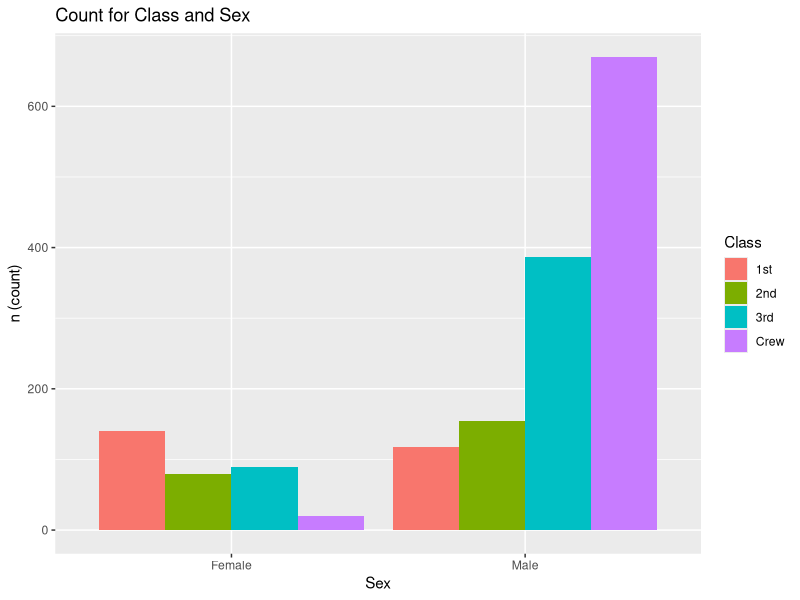
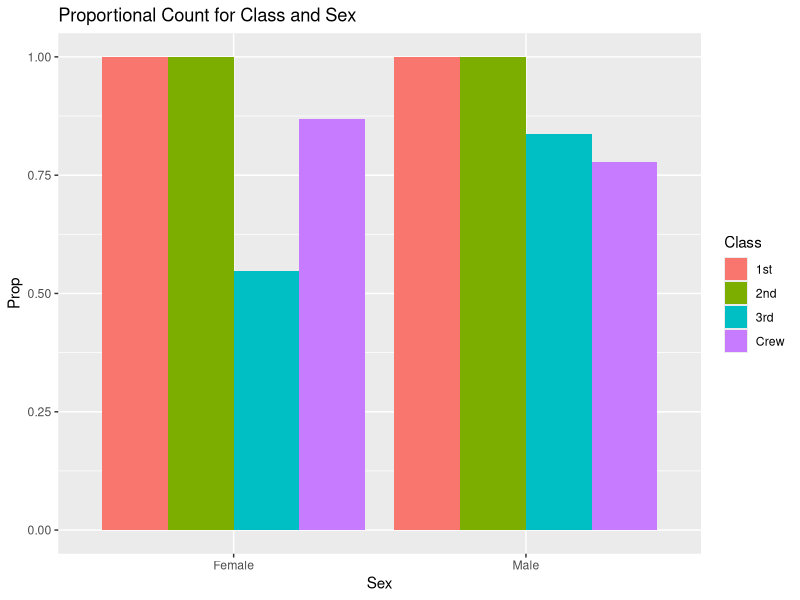
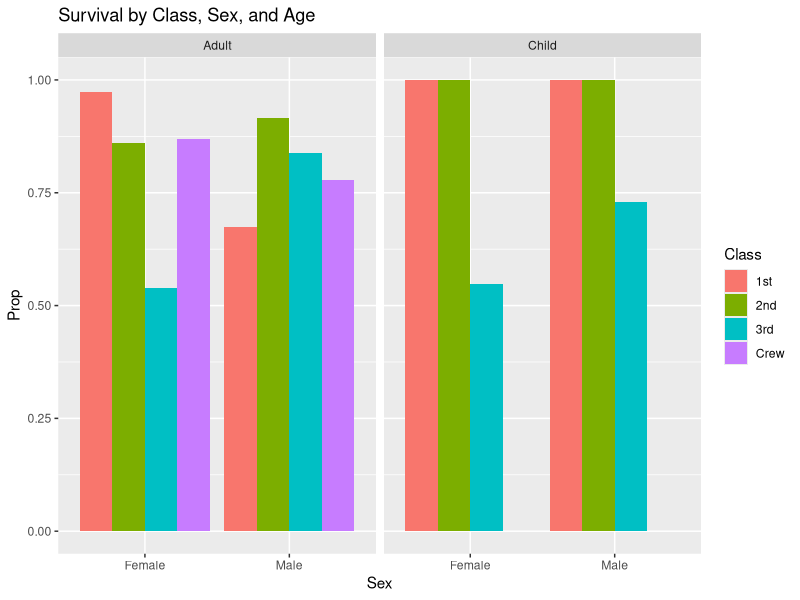

These charts were generated, in order, by the following R code:
## ---- chunk 1
library(tidyverse)

df_titanic <- as_tibble(Titanic)
## ---- chunk 2
## TASK: Perform a `glimpse` of df_titanic
glimpse(df_titanic)
## ---- chunk 3
## NOTE: No need to edit! We'll cover how to
## do this calculation in a later exercise.
df_titanic %>% summarize(total = sum(n))
## ---- chunk 4
## TASK: Visualize counts against `Class` and `Sex`
df_titanic %>%
  ggplot(aes(x = Sex, y = n, fill = Class)) +
  geom_col(position = "Dodge") +
  labs(
    title = "Count for Class and Sex",
    y = "n (count)"
  )
## ---- chunk 5
## NOTE: No need to edit! We'll cover how to
## do this calculation in a later exercise.
df_prop <-
  df_titanic %>%
  group_by(Class, Sex, Age) %>%
  mutate(
    Total = sum(n),
    Prop = n / Total
  ) %>%
  ungroup()
df_prop
## ---- chunk 6
df_prop %>%
  ggplot(aes(x = Sex, y = Prop, fill = Class)) +
  geom_col(position = "Dodge") +
  labs(
    title = "Proportional Count for Class and Sex",
  )
## ---- chunk 7
df_prop %>%
  ggplot(aes(x = Sex, y = Prop, fill = Class)) +
  geom_col(position = "Dodge") + 
  facet_grid(~Age) +
  labs(
    title = "Survival by Class, Sex, and Age "
  )
